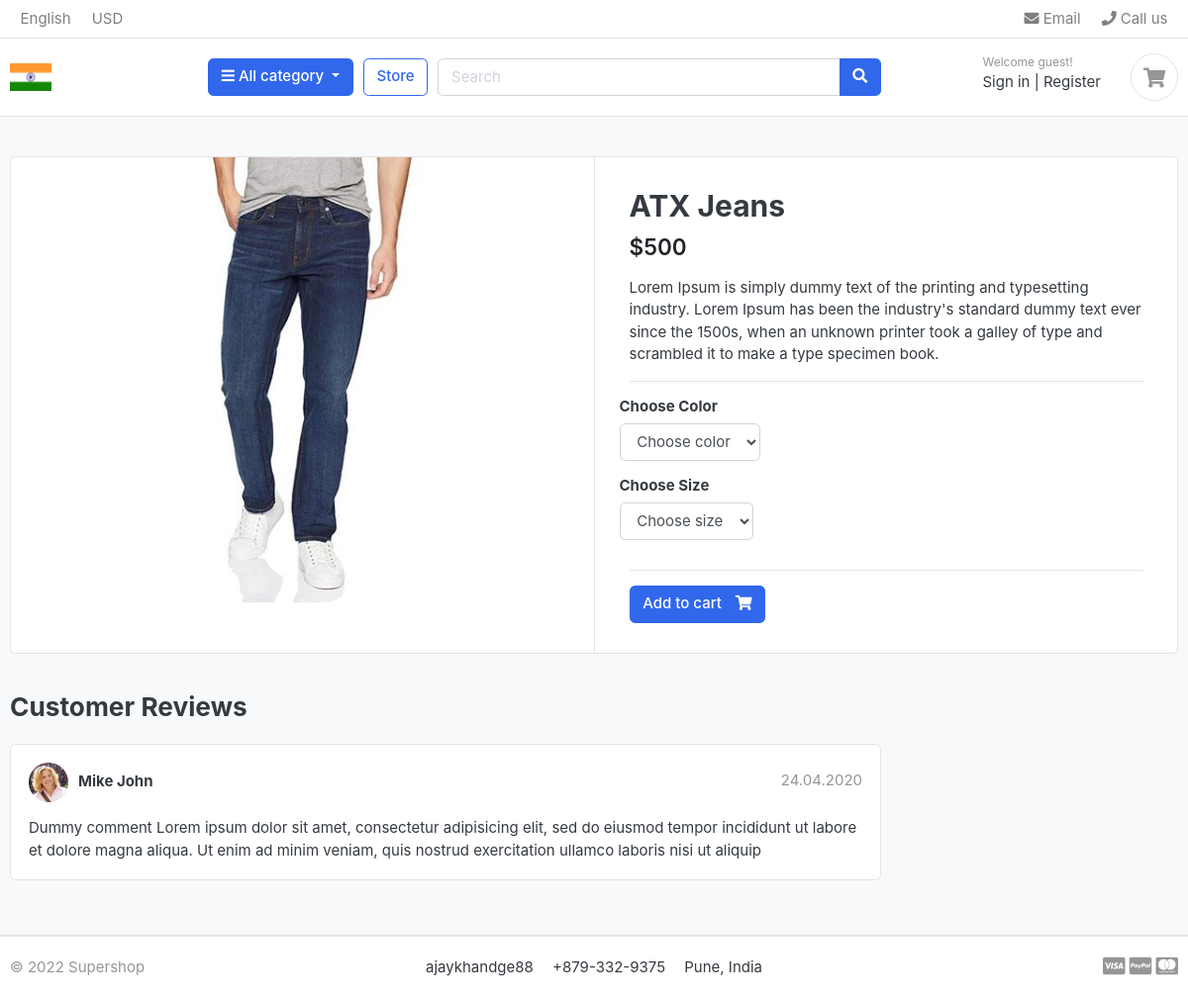
/store/category/jeans/atx-jeans/, run on the app's committed database.
### store/models.py (models this page shows, shortened)
class Product(models.Model):
    product_name = models.CharField(max_length=200,unique=True)
    slug = models.SlugField(max_length=200,unique=True)
    description = models.TextField(max_length=500,blank=True)
    price = models.IntegerField()
    image = models.ImageField(upload_to='photos/products')
    stock = models.IntegerField()
    is_available = models.BooleanField(default=True)
    category = models.ForeignKey(Category,on_delete=models.CASCADE)  #when category is deleted all prods under category will be deleted
    created_date = models.DateTimeField(auto_now_add=True)
    modified_date = models.DateTimeField(auto_now=True)

### store/views.py (the view)
# urls.py: path('category/<slug:category_slug>/<slug:product_slug>/',views.product_detail,name='product_detail'),
def product_detail(request,category_slug,product_slug):
    try:
        product = Product.objects.get(category__slug = category_slug, slug = product_slug)
        product_in_cart = CartItem.objects.filter(cart__cart_id = _cart_id(request),product = product).exists()
    except Exception as e:
        raise e
    context = {
        'product': product,
        'product_in_cart': product_in_cart,
    }
    return render(request,'store/product_detail.html',context)

### carts/views.py (called while the page is built)
def _cart_id(request):
    cart = request.session.session_key
    if not cart:
        cart = request.session.create()
    return cart

### store/models.py (called while the page is built)
    def colors(self):
        return super(VariationManager,self).filter(variation_category = 'color',is_active=True)

    def sizes(self):
        return super(VariationManager,self).filter(variation_category = 'size',is_active=True)

### templates/store/product_detail.html (shortened to what this page needs)
{% extends 'base.html' %}
{% load static %}
{% block content %}
<section class="section-content padding-y bg">
    <div class="container">
    <div class="card">
        <div class="row no-gutters">
            <aside class="col-md-6">
    <article class="gallery-wrap">
        <div class="img-big-wrap">
           <a href="#"><img src="{{product.image.url}}"></a>
        </div>
    </article>
            </aside>
            <main class="col-md-6 border-left">
    <form action="{% url 'add_cart' product.id %}" method="POST">
      <article class="content-body">
      <h2 class="title">{{product.product_name }}</h2>
      <div class="mb-3">
          <var class="price h4">${{product.price}}</var>
      </div>
      <p>{{product.description}}</p>
      <hr>
          <div class="row">
              <div class="item-option-select">
                  <h6>Choose Color</h6>
                   <select name="color" class="form-control" required>
                       <option name="" disabled selected>Choose color</option>
                   </select>
              </div>
          </div>
          <div class="row">
            <div class="item-option-select">
              <h6>Choose Size</h6>
               <select name="size" class="form-control">
                <option name="" disabled selected>Choose size</option>
               </select>
          </div>
          </div>
          <hr>
          {% if product.stock <= 0 %}
          <h5> Out of Stock</h5>
          {%else %}
            <button  type="submit" class="btn btn-primary"> <span class="text">Add to cart</span> <i class="fas fa-shopping-cart"></i>  </a>
          {% endif %}
      </article>
  </form>
            </main>
        </div>
    </div>
    <br>
    <div class="row">
                <div class="col-md-9">
        <header class="section-heading">
            <h3>Customer Reviews </h3>
        </header>
        <article class="box mb-3">
            <div class="icontext w-100">
                <img src="{% static './images/avatars/avatar1.jpg' %}" class="img-xs icon rounded-circle">
                <div class="text">
                    <span class="date text-muted float-md-right">24.04.2020 </span>
                    <h6 class="mb-1">Mike John </h6>
                </div>
            </div>
            <div class="mt-3">
                <p>
                    Dummy comment Lorem ipsum dolor sit amet, consectetur adipisicing elit, sed do eiusmod
                    tempor incididunt ut labore et dolore magna aliqua. Ut enim ad minim veniam,
                    quis nostrud exercitation ullamco laboris nisi ut aliquip
                </p>
            </div>
        </article>
        </div>
    </div>
    </div>
    </section>
{% endblock %}

### static/css/ui.css (style rules this page uses)
html { font-family: "Inter", sans-serif; font-size: 15px; }
.content-body { flex: 1 1 auto; padding: 2rem 2.3rem; }
.img-xs, .img-sm, .img-md, .img-lg { -o-object-fit: cover; object-fit: cover; flex-shrink: 0; flex-grow: 0; }
.img-xs { width: 40px; height: 40px; }
.padding-y { padding-top: 40px; padding-bottom: 40px; }
var { font-style: normal; }
article:after, .form-group:after { display: block; clear: both; content: ""; }
.bg { background-color: #f8f9fa; }
.section-heading { margin-bottom: 20px; margin-top: 15px; }
p:last-child { margin-bottom: 0; }
.btn .text + i { margin-left: 10px; }
.icontext { display: inline-flex; align-items: center; vertical-align: middle; }
.icontext .text { width: 100%; line-height: 1.2; }
.icontext .icon { position: relative; margin-right: 10px; flex-shrink: 0; flex-grow: 0; }
.price { font-weight: 600; color: #212529; }
.box { padding: 18px; background: #fff; border-radius: 0.37rem; border: 1px solid #e4e4e4; }
.box img { max-width: 100%; }
.gallery-wrap .img-big-wrap { margin-bottom: 10px; border-radius: 0.37rem; overflow: hidden; background-color: #fff; }
.gallery-wrap .img-big-wrap a { text-align: center; display: block; }
.gallery-wrap .img-big-wrap img { height: 450px; width: auto; display: inline-block; }
.item-option-select { margin-bottom: 1rem; display: inline-block; margin-right: 15px; }

### data on the page
Product: image (picture), product_name "ATX Jeans", price "500", description "Lorem Ipsum is simply dummy text of the printing and typesetting industry. Lorem Ipsum has been the industry's standard dummy text ever since the 1500s, when an unknown printer took a galley of type and scrambled it to make a type specimen book."
